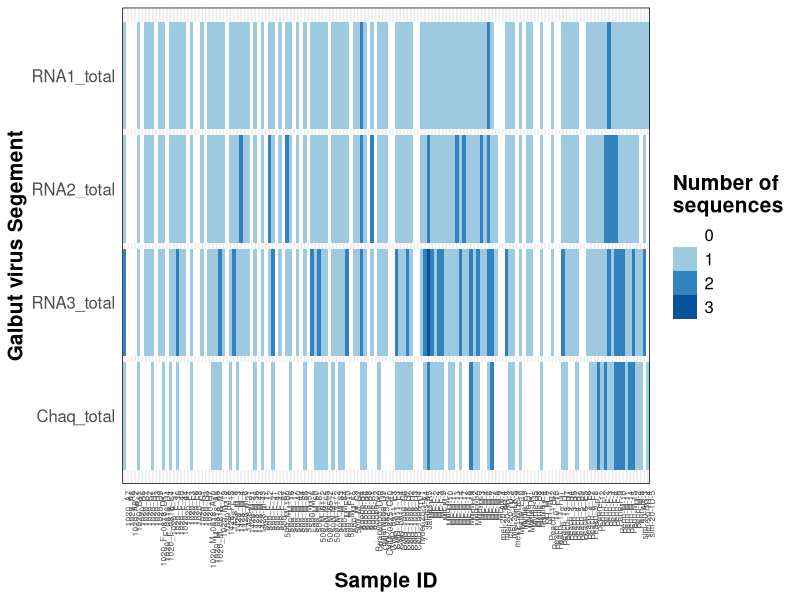
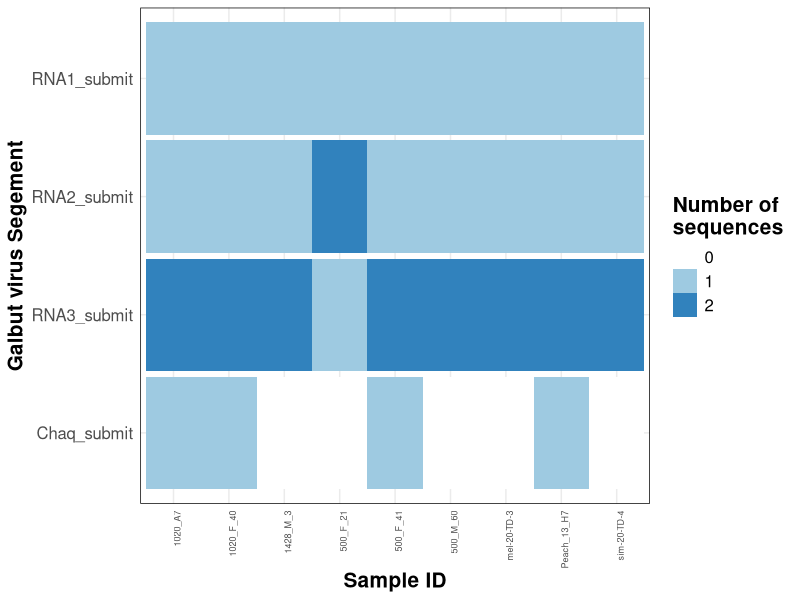
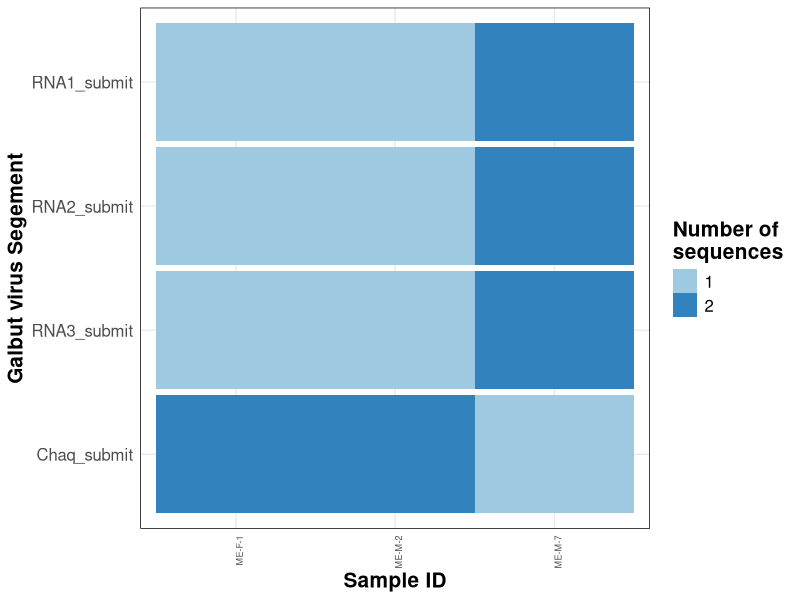
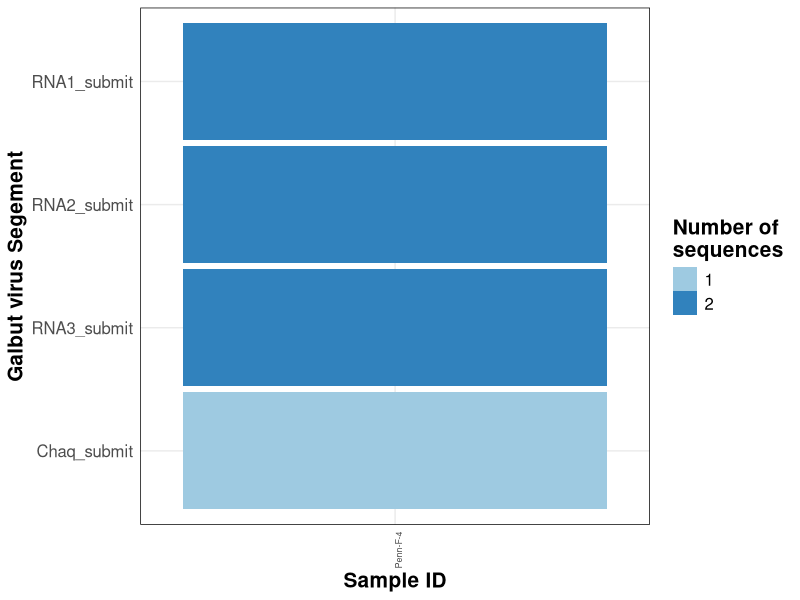
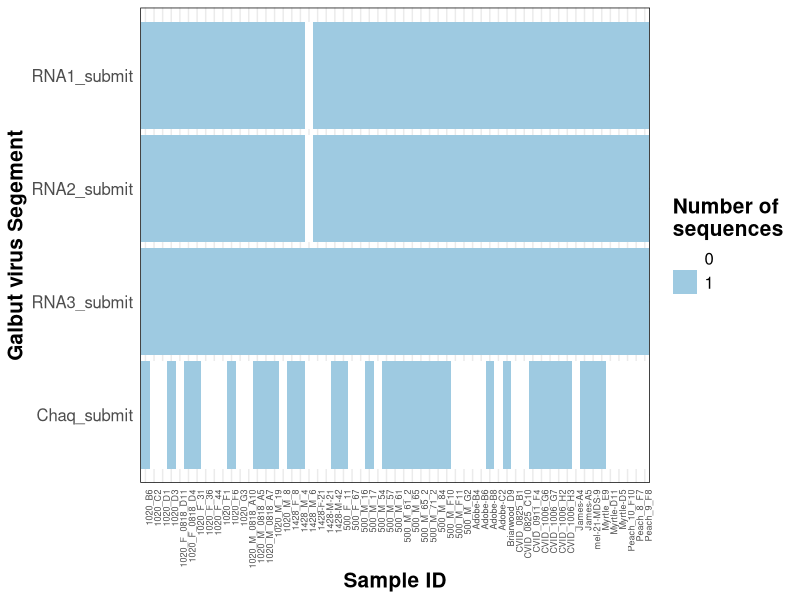
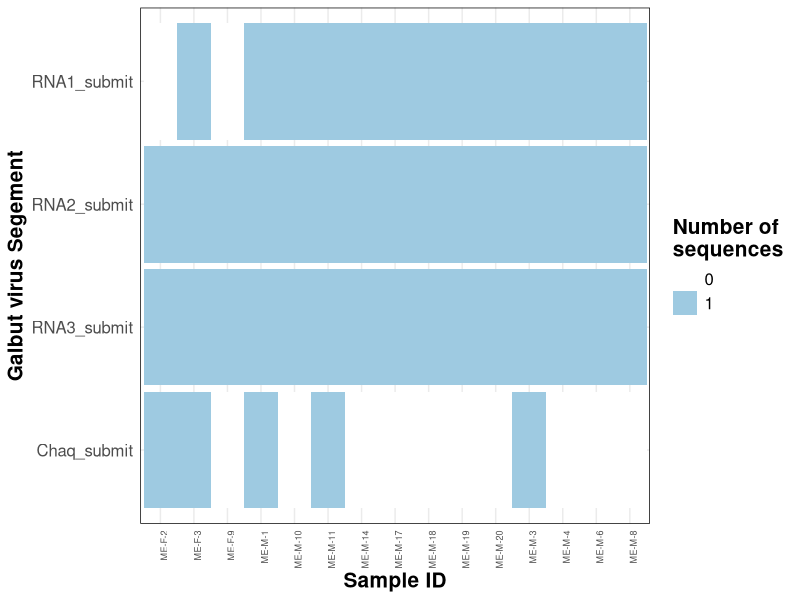
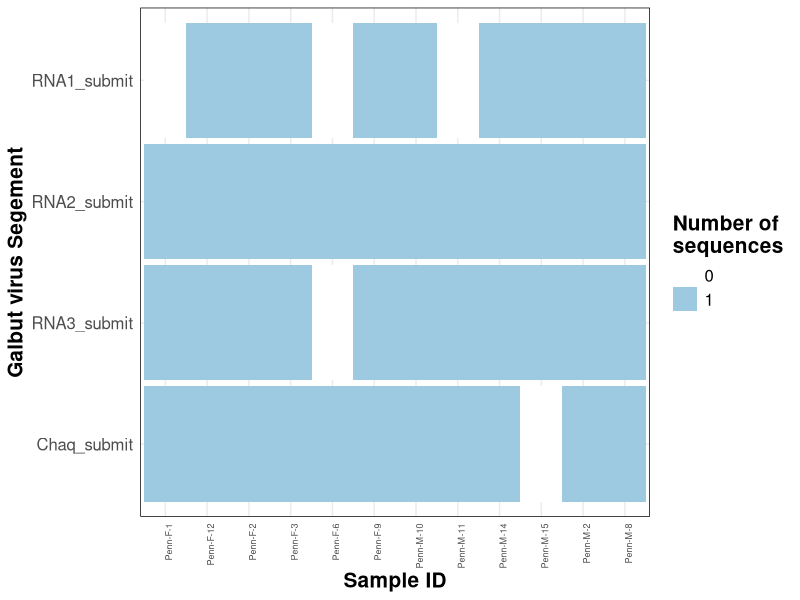
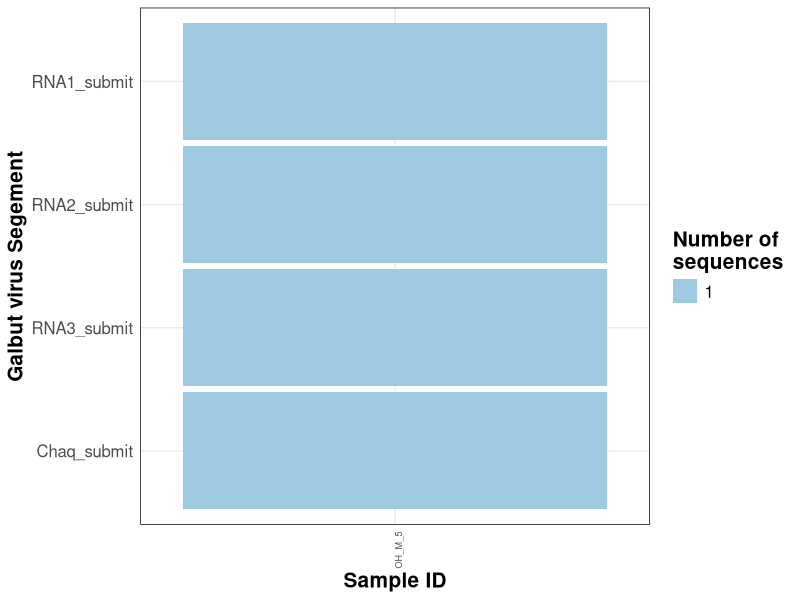

Generate these figures, in order, with R:
# This script was used to look at galbut virus and chaq virus segement presence 
# in a heat map style figure. The code used for figure 4.
library(tidyverse)
library(readxl)
library(forcats)

metadata <- read_xlsx("analyses/data/Metadata_Table_OH_removed.xlsx")

heatmap_data <- metadata %>% 
  select(sample_name, location, RNA1_submit, RNA2_submit, RNA3_submit, Chaq_submit,
         RNA1_total, RNA2_total, RNA3_total, Chaq_total, submit_co) %>% 
  pivot_longer(cols = c("RNA1_submit", "RNA2_submit", "RNA3_submit", "Chaq_submit",
                        "RNA1_total", "RNA2_total", "RNA3_total", "Chaq_total"),
               names_to = "segment", 
               values_to = "number") %>% 
  mutate(segment = factor(segment, levels = c("Chaq_submit", "Chaq_total", 
                                              "RNA3_submit", "RNA3_total", 
                                              "RNA2_submit", "RNA2_total",
                                              "RNA1_submit", "RNA1_total")))

heatmap_all <- ggplot(filter(heatmap_data, segment %in% c("Chaq_total", "RNA3_total",
                                                          "RNA2_total", "RNA1_total"))) +
  geom_tile(aes(x = sample_name, y = segment, fill = factor(number), height = 0.95)) +
  scale_fill_manual(values = c("white", "#9ecae1", "#3182bd", "#08519c")) +
  theme_minimal(base_size = 11) +
  theme(panel.border = element_rect(linetype = "solid", fill = NA),
        strip.background = element_rect(colour = "black", fill = "white"),
        axis.title = element_text(face = "bold"),
        legend.title = element_text(face = "bold"),
        strip.text = element_text(face = "bold"),
        #        axis.text = element_text(face = "bold"),
        text = element_text(size = 15),
        axis.text.x = element_text(angle = 90, hjust = 1, vjust = 1, size = 6)) +
  labs(x = "Sample ID", y = "Galbut virus Segement", fill = "Number of \nsequences")

heatmap_all
ggsave("analyses/plots/allll_heatmap_virus_pres.pdf", units = "in", width = 14, height = 8)

heatmap_pres <- metadata %>% 
  filter(num_seqs_total > 0) %>% 
  select(sample_name, location, RNA1_submit, RNA2_submit, RNA3_submit, Chaq_submit,
         RNA1_total, RNA2_total, RNA3_total, Chaq_total, submit_co) %>% 
  pivot_longer(cols = c("RNA1_submit", "RNA2_submit", "RNA3_submit", "Chaq_submit",
                        "RNA1_total", "RNA2_total", "RNA3_total", "Chaq_total"),
               names_to = "segment", 
               values_to = "number") %>% 
  mutate(segment = factor(segment, levels = c("Chaq_submit", "Chaq_total", 
                                              "RNA3_submit", "RNA3_total", 
                                              "RNA2_submit", "RNA2_total",
                                              "RNA1_submit", "RNA1_total")),
         location = factor(location)) %>% 
  group_by(location)



heatmap_co <- heatmap_pres %>% 
  filter(submit_co == "y") %>% 
  filter(location == "Colorado")

heatmap_me <- heatmap_pres %>% 
  filter(submit_co == "y") %>% 
  filter(location == "Maine")

heatmap_oh <- heatmap_pres %>% 
  filter(submit_co == "y") %>% 
  filter(location == "Ohio")

heatmap_pe <- heatmap_pres %>% 
  filter(submit_co == "y") %>% 
  filter(location == "Pennsylvania")

heatmap_sin_co <- heatmap_pres %>% 
  filter(submit_co == "n")  %>% 
  filter(location == "Colorado")

heatmap_sin_me <- heatmap_pres %>% 
  filter(submit_co == "n") %>% 
  filter(location == "Maine")

heatmap_sin_oh <- heatmap_pres %>% 
  filter(submit_co == "n") %>% 
  filter(location == "Ohio")

heatmap_sin_pe <- heatmap_pres %>% 
  filter(submit_co == "n") %>% 
  filter(location == "Pennsylvania")

heatmap_all_co <- ggplot(filter(heatmap_co, segment %in% c("Chaq_submit", "RNA3_submit",
                                                               "RNA2_submit", "RNA1_submit"))) +
  geom_tile(aes(x = sample_name, y = segment, fill = factor(number), height = 0.95)) +
  scale_fill_manual(values = c("white", "#9ecae1", "#3182bd", "#08519c")) +
  theme_minimal(base_size = 11) +
  theme(panel.border = element_rect(linetype = "solid", fill = NA),
        strip.background = element_rect(colour = "black", fill = "white"),
        axis.title = element_text(face = "bold"),
        legend.title = element_text(face = "bold"),
        strip.text = element_text(face = "bold"),
        #        axis.text = element_text(face = "bold"),
        text = element_text(size = 15),
        axis.text.x = element_text(angle = 90, hjust = 1, vjust = 1, size = 6.5)) +
  labs(x = "Sample ID", y = "Galbut virus Segement", fill = "Number of \nsequences")

heatmap_all_co
ggsave("analyses/plots/heatmap_co_co_sub.pdf", units = "in", width = 14, height = 8)

heatmap_me_co <- ggplot(filter(heatmap_me, segment %in% c("Chaq_submit", "RNA3_submit",
                                                           "RNA2_submit", "RNA1_submit"))) +
  geom_tile(aes(x = sample_name, y = segment, fill = factor(number), height = 0.95)) +
  scale_fill_manual(values = c("#9ecae1", "#3182bd")) +
  theme_minimal(base_size = 11) +
  theme(panel.border = element_rect(linetype = "solid", fill = NA),
        strip.background = element_rect(colour = "black", fill = "white"),
        axis.title = element_text(face = "bold"),
        legend.title = element_text(face = "bold"),
        strip.text = element_text(face = "bold"),
        #        axis.text = element_text(face = "bold"),
        text = element_text(size = 15),
        axis.text.x = element_text(angle = 90, hjust = 1, vjust = 1, size = 6.5)) +
  labs(x = "Sample ID", y = "Galbut virus Segement", fill = "Number of \nsequences")

heatmap_me_co
ggsave("analyses/plots/heatmap_co_me_sub.pdf", units = "in", width = 14, height = 8)

heatmap_pe_co <- ggplot(filter(heatmap_pe, segment %in% c("Chaq_submit", "RNA3_submit",
                                                          "RNA2_submit", "RNA1_submit"))) +
  geom_tile(aes(x = sample_name, y = segment, fill = factor(number), height = 0.95)) +
  scale_fill_manual(values = c("#9ecae1", "#3182bd")) +
  theme_minimal(base_size = 11) +
  theme(panel.border = element_rect(linetype = "solid", fill = NA),
        strip.background = element_rect(colour = "black", fill = "white"),
        axis.title = element_text(face = "bold"),
        legend.title = element_text(face = "bold"),
        strip.text = element_text(face = "bold"),
        #        axis.text = element_text(face = "bold"),
        text = element_text(size = 15),
        axis.text.x = element_text(angle = 90, hjust = 1, vjust = 1, size = 6.5)) +
  labs(x = "Sample ID", y = "Galbut virus Segement", fill = "Number of \nsequences")

heatmap_pe_co
ggsave("analyses/plots/heatmap_co_pe_sub.pdf", units = "in", width = 14, height = 8)

heatmap_sin_co <- ggplot(filter(heatmap_sin_co, segment %in% c("Chaq_submit", "RNA3_submit",
                                                               "RNA2_submit", "RNA1_submit"))) +
  geom_tile(aes(x = sample_name, y = segment, fill = factor(number), height = 0.95)) +
  scale_fill_manual(values = c("white", "#9ecae1", "#3182bd", "#08519c")) +
  theme_minimal(base_size = 11) +
  theme(panel.border = element_rect(linetype = "solid", fill = NA),
        strip.background = element_rect(colour = "black", fill = "white"),
        axis.title = element_text(face = "bold"),
        legend.title = element_text(face = "bold"),
        strip.text = element_text(face = "bold"),
        #        axis.text = element_text(face = "bold"),
        text = element_text(size = 15),
        axis.text.x = element_text(angle = 90, hjust = 1, vjust = 1, size = 6.5)) +
  labs(x = "Sample ID", y = "Galbut virus Segement", fill = "Number of \nsequences")

heatmap_sin_co
ggsave("analyses/plots/heatmap_sin_co_sub.pdf", units = "in", width = 14, height = 8)

heatmap_me_sin <- ggplot(filter(heatmap_sin_me, segment %in% c("Chaq_submit", "RNA3_submit",
                                                               "RNA2_submit", "RNA1_submit"))) +
  geom_tile(aes(x = sample_name, y = segment, fill = factor(number), height = 0.95)) +
  scale_fill_manual(values = c("white", "#9ecae1", "#3182bd", "#08519c")) +
  theme_minimal(base_size = 11) +
  theme(panel.border = element_rect(linetype = "solid", fill = NA),
        strip.background = element_rect(colour = "black", fill = "white"),
        axis.title = element_text(face = "bold"),
        legend.title = element_text(face = "bold"),
        strip.text = element_text(face = "bold"),
        #        axis.text = element_text(face = "bold"),
        text = element_text(size = 15),
        axis.text.x = element_text(angle = 90, hjust = 1, vjust = 1, size = 6.5)) +
  labs(x = "Sample ID", y = "Galbut virus Segement", fill = "Number of \nsequences")

heatmap_me_sin
ggsave("analyses/plots/heatmap_sin_me_sub.pdf", units = "in", width = 14, height = 8)

heatmap_pe_sin <- ggplot(filter(heatmap_sin_pe, segment %in% c("Chaq_submit", "RNA3_submit",
                                                               "RNA2_submit", "RNA1_submit"))) +
  geom_tile(aes(x = sample_name, y = segment, fill = factor(number), height = 0.95)) +
  scale_fill_manual(values = c("white", "#9ecae1")) +
  theme_minimal(base_size = 11) +
  theme(panel.border = element_rect(linetype = "solid", fill = NA),
        strip.background = element_rect(colour = "black", fill = "white"),
        axis.title = element_text(face = "bold"),
        legend.title = element_text(face = "bold"),
        strip.text = element_text(face = "bold"),
        #        axis.text = element_text(face = "bold"),
        text = element_text(size = 15),
        axis.text.x = element_text(angle = 90, hjust = 1, vjust = 1, size = 6.5)) +
  labs(x = "Sample ID", y = "Galbut virus Segement", fill = "Number of \nsequences")

heatmap_pe_sin
ggsave("analyses/plots/heatmap_sin_pe_sub.pdf", units = "in", width = 14, height = 8)

heatmap_oh_sin <- ggplot(filter(heatmap_sin_oh, segment %in% c("Chaq_submit", "RNA3_submit",
                                                               "RNA2_submit", "RNA1_submit"))) +
  geom_tile(aes(x = sample_name, y = segment, fill = factor(number), height = 0.95)) +
  scale_fill_manual(values = c("#9ecae1")) +
  theme_minimal(base_size = 11) +
  theme(panel.border = element_rect(linetype = "solid", fill = NA),
        strip.background = element_rect(colour = "black", fill = "white"),
        axis.title = element_text(face = "bold"),
        legend.title = element_text(face = "bold"),
        strip.text = element_text(face = "bold"),
        #        axis.text = element_text(face = "bold"),
        text = element_text(size = 15),
        axis.text.x = element_text(angle = 90, hjust = 1, vjust = 1, size = 6.5)) +
  labs(x = "Sample ID", y = "Galbut virus Segement", fill = "Number of \nsequences")

heatmap_oh_sin
ggsave("analyses/plots/heatmap_sin_oh_sub.pdf", units = "in", width = 14, height = 8)
